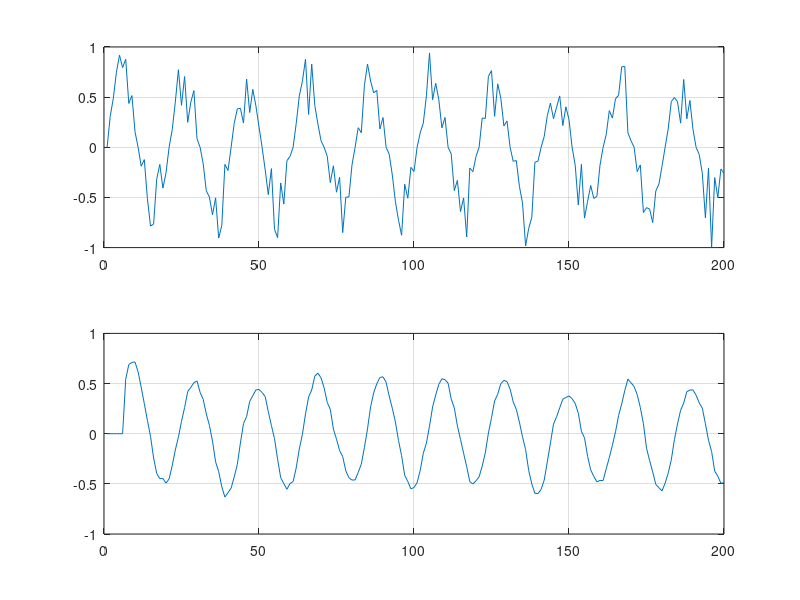

This chart was generated by the following MATLAB code:
clear, clc, close all
fs = 100;
ts = 0 : 1/fs : 2 - 1/fs;
N = length(ts);

a = 1;
b = 0.2;

x = (a+(b-a)*rand(1,N)).*sin(2*pi*5*ts);

subplot(2,1,1);
plot(x), grid on
y = zeros(1, N+7);
for i = 7: N
y(i) = (x(i-1) + x(i-2) + x(i-3) + x(i-4) + x(i-5)+ x(i-6)) * 1/6;
end
subplot(2,1,2);
plot(y(1:200)), grid on
